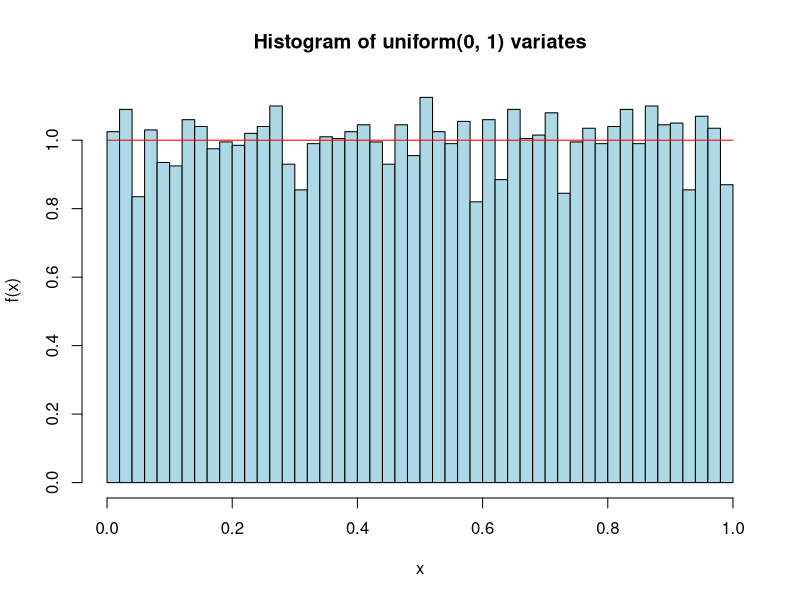

R code for this plot:
values <- scan("uniform.txt")
pdf("uniform_hist.pdf")
hist(values, breaks = 50, probability = TRUE, col = "lightblue",
     xlab = "x", ylab = "f(x)", main = "Histogram of uniform(0, 1) variates")
curve(dunif(x, min = 0, max = 1), add = TRUE, col = "red")
dev.off()
